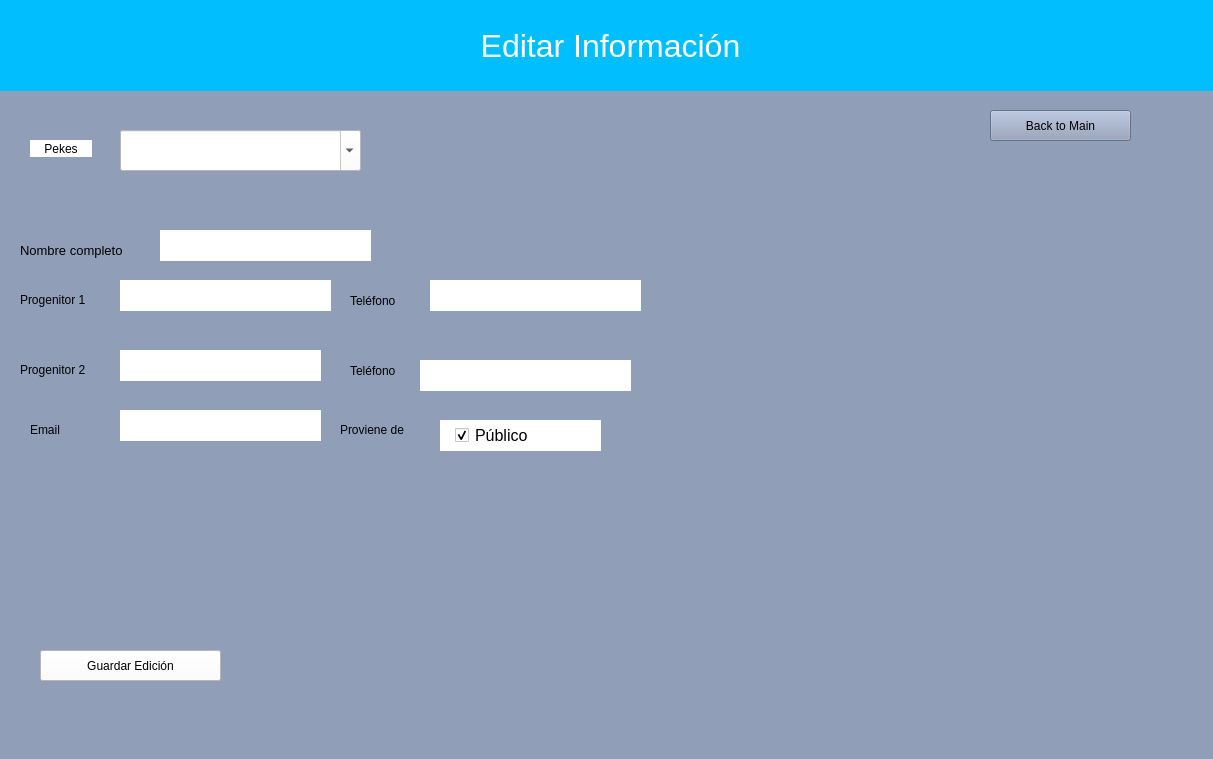
<?xml version="1.0" encoding="UTF-8"?>
<ui version="4.0">
 <class>Calendar</class>
 <widget class="QWidget" name="Calendar">
  <property name="geometry">
   <rect>
    <x>0</x>
    <y>0</y>
    <width>1213</width>
    <height>759</height>
   </rect>
  </property>
  <property name="windowTitle">
   <string>Form</string>
  </property>
  <property name="styleSheet">
   <string notr="true">background-color:rgb(144, 158, 184);</string>
  </property>
  <widget class="QPushButton" name="BtnBack">
   <property name="geometry">
    <rect>
     <x>990</x>
     <y>110</y>
     <width>141</width>
     <height>31</height>
    </rect>
   </property>
   <property name="text">
    <string>Back to Main</string>
   </property>
  </widget>
  <widget class="QLabel" name="label">
   <property name="geometry">
    <rect>
     <x>-10</x>
     <y>0</y>
     <width>1241</width>
     <height>91</height>
    </rect>
   </property>
   <property name="styleSheet">
    <string notr="true">
color:white;
font-size: 32px;
background: #01BFFF;
</string>
   </property>
   <property name="text">
    <string>Editar Información</string>
   </property>
   <property name="alignment">
    <set>Qt::AlignCenter</set>
   </property>
  </widget>
  <widget class="QComboBox" name="ComboPekes">
   <property name="geometry">
    <rect>
     <x>120</x>
     <y>130</y>
     <width>241</width>
     <height>41</height>
    </rect>
   </property>
   <property name="styleSheet">
    <string notr="true">color: black; 
background: white;
</string>
   </property>
   <property name="editable">
    <bool>true</bool>
   </property>
  </widget>
  <widget class="QLabel" name="label_2">
   <property name="geometry">
    <rect>
     <x>30</x>
     <y>140</y>
     <width>62</width>
     <height>17</height>
    </rect>
   </property>
   <property name="styleSheet">
    <string notr="true">background: white;</string>
   </property>
   <property name="text">
    <string>Pekes</string>
   </property>
   <property name="alignment">
    <set>Qt::AlignCenter</set>
   </property>
  </widget>
  <widget class="QLabel" name="lblcount">
   <property name="geometry">
    <rect>
     <x>680</x>
     <y>600</y>
     <width>471</width>
     <height>31</height>
    </rect>
   </property>
   <property name="styleSheet">
    <string notr="true">font-size:13pt
</string>
   </property>
   <property name="text">
    <string/>
   </property>
  </widget>
  <widget class="QLabel" name="lblNombre">
   <property name="geometry">
    <rect>
     <x>20</x>
     <y>240</y>
     <width>121</width>
     <height>20</height>
    </rect>
   </property>
   <property name="font">
    <font>
     <family>MS Shell Dlg 2</family>
     <pointsize>10</pointsize>
     <weight>50</weight>
     <italic>false</italic>
     <bold>false</bold>
    </font>
   </property>
   <property name="styleSheet">
    <string notr="true">font: 10pt &quot;MS Shell Dlg 2&quot;;</string>
   </property>
   <property name="text">
    <string>Nombre completo</string>
   </property>
  </widget>
  <widget class="QLabel" name="lblProge1">
   <property name="geometry">
    <rect>
     <x>20</x>
     <y>290</y>
     <width>81</width>
     <height>20</height>
    </rect>
   </property>
   <property name="styleSheet">
    <string notr="true">font: 10pt &quot;MS Shell Dlg 2&quot;;</string>
   </property>
   <property name="text">
    <string>Progenitor 1</string>
   </property>
  </widget>
  <widget class="QLabel" name="lblTfn2">
   <property name="geometry">
    <rect>
     <x>350</x>
     <y>360</y>
     <width>61</width>
     <height>21</height>
    </rect>
   </property>
   <property name="styleSheet">
    <string notr="true">font: 10pt &quot;MS Shell Dlg 2&quot;;</string>
   </property>
   <property name="text">
    <string>Teléfono</string>
   </property>
  </widget>
  <widget class="QLabel" name="lblTfn1">
   <property name="geometry">
    <rect>
     <x>350</x>
     <y>290</y>
     <width>61</width>
     <height>21</height>
    </rect>
   </property>
   <property name="styleSheet">
    <string notr="true">font: 10pt &quot;MS Shell Dlg 2&quot;;</string>
   </property>
   <property name="text">
    <string>Teléfono</string>
   </property>
  </widget>
  <widget class="QLabel" name="lblEmail">
   <property name="geometry">
    <rect>
     <x>30</x>
     <y>420</y>
     <width>81</width>
     <height>20</height>
    </rect>
   </property>
   <property name="styleSheet">
    <string notr="true">font: 10pt &quot;MS Shell Dlg 2&quot;;</string>
   </property>
   <property name="text">
    <string>Email</string>
   </property>
  </widget>
  <widget class="QLabel" name="lblProge2">
   <property name="geometry">
    <rect>
     <x>20</x>
     <y>360</y>
     <width>81</width>
     <height>20</height>
    </rect>
   </property>
   <property name="styleSheet">
    <string notr="true">font: 10pt &quot;MS Shell Dlg 2&quot;;</string>
   </property>
   <property name="text">
    <string>Progenitor 2</string>
   </property>
  </widget>
  <widget class="QLabel" name="lblOrigne">
   <property name="geometry">
    <rect>
     <x>340</x>
     <y>420</y>
     <width>81</width>
     <height>20</height>
    </rect>
   </property>
   <property name="styleSheet">
    <string notr="true">font: 10pt &quot;MS Shell Dlg 2&quot;;</string>
   </property>
   <property name="text">
    <string>Proviene de</string>
   </property>
  </widget>
  <widget class="QLineEdit" name="progenitor1field">
   <property name="geometry">
    <rect>
     <x>120</x>
     <y>280</y>
     <width>211</width>
     <height>31</height>
    </rect>
   </property>
   <property name="styleSheet">
    <string notr="true">background-color:white;
border-radius: 20px;
font: 12pt &quot;MS Shell Dlg 2&quot;;</string>
   </property>
  </widget>
  <widget class="QLineEdit" name="emailfield">
   <property name="geometry">
    <rect>
     <x>120</x>
     <y>410</y>
     <width>201</width>
     <height>31</height>
    </rect>
   </property>
   <property name="styleSheet">
    <string notr="true">background-color:white;
border-radius: 20px;
font: 12pt &quot;MS Shell Dlg 2&quot;;</string>
   </property>
  </widget>
  <widget class="QLineEdit" name="tfn1field">
   <property name="geometry">
    <rect>
     <x>430</x>
     <y>280</y>
     <width>211</width>
     <height>31</height>
    </rect>
   </property>
   <property name="styleSheet">
    <string notr="true">background-color:white;
border-radius: 20px;
font: 12pt &quot;MS Shell Dlg 2&quot;;</string>
   </property>
  </widget>
  <widget class="QLineEdit" name="progenitor2field">
   <property name="geometry">
    <rect>
     <x>120</x>
     <y>350</y>
     <width>201</width>
     <height>31</height>
    </rect>
   </property>
   <property name="styleSheet">
    <string notr="true">background-color:white;
border-radius: 20px;
font: 12pt &quot;MS Shell Dlg 2&quot;;</string>
   </property>
  </widget>
  <widget class="QLineEdit" name="nombrefield">
   <property name="geometry">
    <rect>
     <x>160</x>
     <y>230</y>
     <width>211</width>
     <height>31</height>
    </rect>
   </property>
   <property name="styleSheet">
    <string notr="true">background-color:white;
border-radius: 20px;
font: 12pt &quot;MS Shell Dlg 2&quot;;</string>
   </property>
   <property name="text">
    <string/>
   </property>
  </widget>
  <widget class="QLineEdit" name="tfn2field">
   <property name="geometry">
    <rect>
     <x>420</x>
     <y>360</y>
     <width>211</width>
     <height>31</height>
    </rect>
   </property>
   <property name="styleSheet">
    <string notr="true">background-color:white;
border-radius: 20px;
font: 12pt &quot;MS Shell Dlg 2&quot;;</string>
   </property>
  </widget>
  <widget class="QCheckBox" name="Public">
   <property name="geometry">
    <rect>
     <x>440</x>
     <y>420</y>
     <width>161</width>
     <height>31</height>
    </rect>
   </property>
   <property name="font">
    <font>
     <family>MS Shell Dlg 2</family>
     <pointsize>12</pointsize>
     <weight>50</weight>
     <italic>false</italic>
     <bold>false</bold>
    </font>
   </property>
   <property name="styleSheet">
    <string notr="true">background-color:white;
border-radius: 20px;
font: 12pt &quot;MS Shell Dlg 2&quot;;
padding-left: 15px</string>
   </property>
   <property name="text">
    <string>Público</string>
   </property>
   <property name="checked">
    <bool>true</bool>
   </property>
  </widget>
  <widget class="QPushButton" name="BtnEdit">
   <property name="geometry">
    <rect>
     <x>40</x>
     <y>650</y>
     <width>181</width>
     <height>31</height>
    </rect>
   </property>
   <property name="styleSheet">
    <string notr="true">background: white;</string>
   </property>
   <property name="text">
    <string>Guardar Edición</string>
   </property>
  </widget>
 </widget>
 <resources/>
 <connections/>
</ui>
